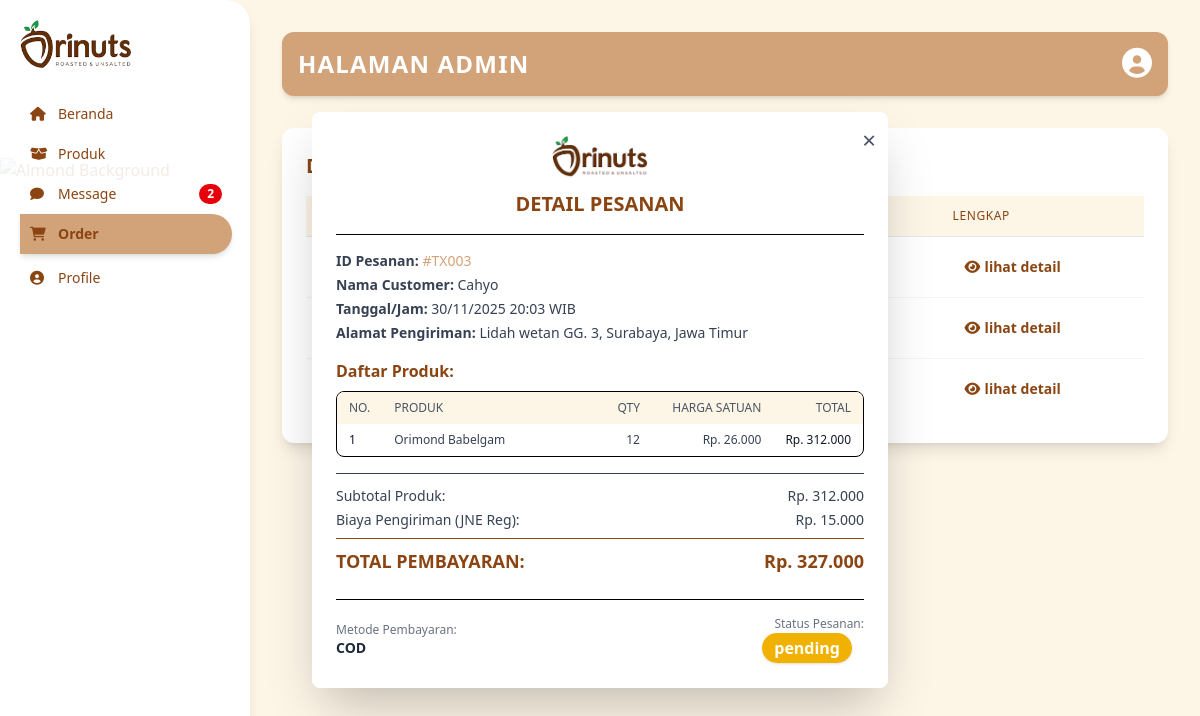
The app's page /admin_order.php?tid=3 (signed in) with its own data.
### tables this page shows
CREATE TABLE `transactions` (
  `id` int(11) NOT NULL,
  `user_id` int(11) NOT NULL,
  `kode_transaksi` varchar(255) NOT NULL,
  `nama_user` varchar(255) NOT NULL,
  `alamat_user` varchar(255) NOT NULL,
  `metode_pembayaran` varchar(255) NOT NULL,
  `status` enum('pending','complete') NOT NULL DEFAULT 'pending',
  `total_harga` int(11) NOT NULL,
  `tanggal` datetime NOT NULL DEFAULT current_timestamp()
);

CREATE TABLE `transaction_items` (
  `id` int(11) NOT NULL,
  `transaksi_id` int(11) NOT NULL,
  `kode_produk` varchar(255) NOT NULL,
  `nama_produk` varchar(255) NOT NULL,
  `varian` int(11) NOT NULL,
  `qty` int(11) NOT NULL,
  `harga` int(11) NOT NULL,
  `total` int(11) NOT NULL,
  `img` longblob NOT NULL
);

### admin_order.php (the view, shortened to what this page needs)
<!DOCTYPE html>
<html lang="en">
<head>
    <link rel="stylesheet" href="src/outputail.css" />
    <link
        rel="stylesheet"
        href="https://cdnjs.cloudflare.com/ajax/libs/font-awesome/6.0.0-beta3/css/all.min.css" />
</head>
<body class="flex min-h-screen bg-[#FDF5E6]">
    <aside
        class="bg-white text-[#8B4513] overflow-y-auto shadow-lg rounded-r-3xl min-h-screen fixed z-10"
        style="width: 250px;">
        <div class="fixed p-5 w-63">
            <div class="logo mb-6">
                <img src="content/logo.png" alt="Logo Orinuts" class="w-28" />
            </div>
            <nav>
                <ul class="space-y-1 text-sm">
                    <a href="admin_dashboard.php">
                        <li class="nav-item p-2.5 flex items-center gap-3 cursor-pointer hover:bg-[#E0BBA1]/20 rounded-r-3xl transition">
                            <i class="fas fa-home w-4"></i> Beranda
                        </li>
                    </a>
                    <a href="admin_product.php">
                        <li class="nav-item p-2.5 flex items-center gap-3 cursor-pointer hover:bg-[#E0BBA1]/20 rounded-r-3xl transition">
                            <i class="fas fa-box-open w-4"></i> Produk
                        </li>
                    </a>
                    <a href="admin_message.php">
                        <li class="nav-item p-2.5 flex items-center gap-3 cursor-pointer hover:bg-[#E0BBA1]/20 rounded-r-3xl transition">
                            <i class="fas fa-comment w-4"></i> Message
                            <span class="ml-auto bg-red-600 text-white text-xs font-semibold px-2 py-0.5 rounded-full">2</span>
                        </li>
                    </a>
                    <li class="nav-item font-bold p-2.5 flex items-center gap-3 cursor-pointer  bg-[#D2A278] rounded-r-3xl shadow-md" style="background-color: #D2A278;">
                        <i class="fas fa-shopping-cart w-4"></i> Order
                    </li>
                    <a href="admin_profile.php">
                        <li class="nav-item p-2.5 flex items-center gap-3 cursor-pointer hover:bg-[#E0BBA1]/20 rounded-r-3xl transition">
                            <i class="fas fa-user-circle w-4"></i> Profile
                        </li>
                    </a>
                </ul>
            </nav>
            <div class="absolute bottom-0 left-0 right-0 h-40 overflow-hidden rounded-r-3xl pointer-events-none">
            </div>
        </div>
    </aside>
    <main class="flex-1 p-8 ml-[250px]">
        <header class="flex justify-between items-center mb-8 bg-[#D2A278] p-4 rounded-xl shadow-md">
            <h1 class="text-white text-2xl font-bold uppercase tracking-wider">HALAMAN ADMIN</h1>
            <div class="text-white">
                <i class="fas fa-user-circle text-3xl cursor-pointer hover:text-gray-200 transition"></i>
            </div>
        </header>
        <div class="bg-white p-6 rounded-xl shadow-lg">
            <h2 class="text-xl font-semibold text-[#8B4513] mb-4">Daftar Pesanan Terbaru</h2>
            <div class="overflow-x-auto">
                <table class="min-w-full divide-y divide-gray-200">
                    <thead class="bg-[#FDF5E6]">
                        <tr>
                            <th class="px-4 py-3 text-left text-xs font-medium text-[#8B4513] uppercase tracking-wider w-1/12">ID</th>
                            <th class="px-4 py-3 text-left text-xs font-medium text-[#8B4513] uppercase tracking-wider w-3/12">Nama Customer</th>
                            <th class="px-4 py-3 text-left text-xs font-medium text-[#8B4513] uppercase tracking-wider w-3/12">Total Pembelian</th>
                            <th class="px-4 py-3 text-left text-xs font-medium text-[#8B4513] uppercase tracking-wider w-2/12">Tanggal</th>
                            <th class="px-4 py-3 text-left text-xs font-medium text-[#8B4513] uppercase tracking-wider w-3/12">Lengkap</th>
                        </tr>
                    </thead>
                    <tbody class="divide-y divide-gray-100">
                        <?php
                        $pdo = require 'koneksi.php';
                        $query = $pdo->prepare("SELECT * FROM transactions ORDER BY id DESC");
                        $query->execute();
                        $transaksi = $query->fetchAll();
                        foreach ($transaksi as $trans) {
                        ?>
                            <tr class="bg-white hover:bg-[#FDF5E6] transition-colors">
                                <td class="px-4 py-4 whitespace-nowrap text-sm text-gray-900 font-medium">#<?= $trans['kode_transaksi'] ?></td>
                                <td class="px-4 py-4 whitespace-nowrap text-sm text-gray-700"><?= $trans['nama_user'] ?></td>
                                <td class="px-4 py-4 whitespace-nowrap text-sm text-gray-700">Rp. <?= number_format($trans['total_harga'], 0, ',', '.') ?></td>
                                <td class="px-4 py-4 whitespace-nowrap text-sm text-red-600 font-medium"><?= date("d/m/Y", strtotime($trans['tanggal'])) ?></td>
                                <td class="px-4 py-4 whitespace-nowrap text-sm text-gray-500">
                                    <a
                                        class="text-[#8B4513] hover:text-[#D2A278] font-semibold py-1 px-3 rounded-full transition-colors flex items-center gap-1 group"
                                        href="?tid=<?= $trans['id'] ?>">
                                        <i class="fas fa-eye w-4 group-hover:text-[#D2A278]"></i> lihat detail
                                    </a>
                                </td>
                            </tr>
                        <?php } ?>
                    </tbody>
                </table>
            </div>
        </div>
    </main>
    <?php if (isset($_GET['tid'])): ?>
        <?php
        $queryTransaksi = $pdo->prepare("SELECT * FROM transactions WHERE id= ?");
        $queryTransaksi->execute([$_GET['tid']]);
        $trans = $queryTransaksi->fetch();
        $queryItem = $pdo->prepare("SELECT * FROM transaction_items WHERE transaksi_id= ?");
        $queryItem->execute([$_GET['tid']]);
        $items = $queryItem->fetchAll();
        ?>
        <div id="detailModal" class="fixed inset-0 bg-opacity-50 hidden items-center justify-center z-50">
            <div class="bg-white p-6 rounded-lg shadow-2xl max-w-xl w-full relative transform transition-all duration-300 scale-95 opacity-0" id="modalContent">
                <a
                    class="absolute top-3 right-3 text-gray-600 hover:text-red-500 text-2xl"
                    href="admin_order.php">
                    &times;
                </a>
                <div class="flex flex-col items-center border-b pb-4 mb-4">
                    <img src="content/logo.png" alt="Logo Orinuts" class="w-24 mb-3" />
                    <h3 class="text-xl font-bold text-[#8B4513]">DETAIL PESANAN</h3>
                </div>
                <div class="text-sm text-gray-700 space-y-1 mb-4">
                    <p><strong>ID Pesanan:</strong> <span id="modal-order-id" class="font-medium text-[#D2A278]">#<?= $trans['kode_transaksi'] ?></span></p>
                    <p><strong>Nama Customer:</strong> <span id="modal-customer-name"><?= $trans['nama_user'] ?></span></p>
                    <p><strong>Tanggal/Jam:</strong> <span id="modal-datetime"><?= date("d/m/Y H:i", strtotime($trans['tanggal'])) ?> WIB</span></p>
                    <p><strong>Alamat Pengiriman:</strong> <span id="modal-address"><?= $trans['alamat_user'] ?></span></p>
                </div>
                <h4 class="font-semibold text-md text-[#8B4513] mt-4 mb-2">Daftar Produk:</h4>
                <div class="overflow-x-auto border rounded-lg">
                    <table class="min-w-full text-sm">
                        <thead class="bg-[#FDF5E6]">
                            <tr>
                                <th class="px-3 py-2 text-left text-xs font-medium text-gray-600 uppercase w-1/12">No.</th>
                                <th class="px-3 py-2 text-left text-xs font-medium text-gray-600 uppercase w-5/12">Produk</th>
                                <th class="px-3 py-2 text-right text-xs font-medium text-gray-600 uppercase w-2/12">Qty</th>
                                <th class="px-3 py-2 text-right text-xs font-medium text-gray-600 uppercase w-3/12">Harga Satuan</th>
                                <th class="px-3 py-2 text-right text-xs font-medium text-gray-600 uppercase w-3/12">Total</th>
                            </tr>
                        </thead>
                        <tbody id="modal-product-list" class="divide-y divide-gray-100">
                            <?php for ($i = 0; $i < count($items); $i++) { ?>
                            <tr class="hover:bg-gray-50 transition-colors">
                                <td class="px-3 py-2 whitespace-nowrap text-xs font-medium text-gray-900"><?= $i+1 ?></td>
                                <td class="px-3 py-2 text-xs text-gray-700"><?= $items[$i]['nama_produk'] ?></td>
                                <td class="px-3 py-2 whitespace-nowrap text-xs text-gray-700 text-right"><?= $items[$i]['qty'] ?></td>
                                <td class="px-3 py-2 whitespace-nowrap text-xs text-gray-700 text-right">Rp. <?= number_format($items[$i]['harga'],0,',','.') ?></td>
                                <td class="px-3 py-2 whitespace-nowrap text-xs text-gray-900 font-medium text-right">Rp. <?= number_format($items[$i]['total'],0,',','.') ?></td>
                            </tr>
                            <?php } ?>
                        </tbody>
                    </table>
                </div>
                <div class="mt-4 space-y-1 text-sm text-gray-700 border-t pt-3">
                    <div class="flex justify-between">
                        <span class="font-medium">Subtotal Produk:</span>
                        <span id="modal-subtotal" class="font-medium">Rp. <?= number_format($trans['total_harga'],0,',','.') ?></span>
                    </div>
                    <div class="flex justify-between">
                        <span class="font-medium">Biaya Pengiriman (JNE Reg):</span>
                        <span id="modal-shipping-cost">Rp. 15.000</span>
                    </div>
                    <div class="flex justify-between font-bold text-lg text-[#8B4513] border-t mt-2 pt-2">
                        <span>TOTAL PEMBAYARAN:</span>
                        <span id="modal-total">Rp. <?= number_format(($trans['total_harga']+15000),0,',','.') ?></span>
                    </div>
                </div>
                <div class="mt-6 border-t pt-4 flex justify-between items-center">
                    <div>
                        <p class="text-xs text-gray-500">Metode Pembayaran:</p>
                        <p class="font-bold text-sm text-gray-800" id="modal-payment-method"><?= $trans['metode_pembayaran'] ?></p>
                    </div>
                    <div>
                        <p class="text-xs text-gray-500 text-right">Status Pesanan:</p>
                        <p id="modal-status" class="text-base font-bold text-white px-3 py-1 rounded-full text-center">
                            <?=  $trans['status'] == 'complete' ? "<span class='bg-green-500 px-3 py-1 rounded-full shadow'>{$trans['status']}</span>" :
                                "<span class='bg-yellow-500 px-3 py-1 rounded-full shadow'>{$trans['status']}</span>"
                            ?>
                        </p>
                    </div>
                </div>
            </div>
        </div>
    <?php endif ?>
</body>
</html>

### records on screen
transactions: kode_transaksi "TX003", nama_user "Cahyo", tanggal "30/11/2025 20:03", alamat_user "Lidah wetan GG. 3, Surabaya, Jawa Timur", total_harga "312.000", $trans['total_harga']+15000 "327.000", metode_pembayaran "COD", status "pending"
transaction_items: nama_produk "Orimond Babelgam", qty "12", harga "26.000", total "312.000"
